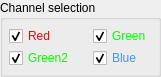
            <widget class="QGroupBox" name="grpChannelSelection">
             <property name="geometry">
              <rect>
               <x>120</x>
               <y>10</y>
               <width>161</width>
               <height>71</height>
              </rect>
             </property>
             <property name="minimumSize">
              <size>
               <width>140</width>
               <height>0</height>
              </size>
             </property>
             <property name="toolTip">
              <string>Channel selection to allow displaying data only from selected 
channels. The layout follow the matrix respective to 
row/column for easy spotting of defective rows/columns.</string>
             </property>
             <property name="title">
              <string>Channel selection</string>
             </property>
             <layout class="QGridLayout" name="gridLayout">
              <property name="leftMargin">
               <number>6</number>
              </property>
              <property name="topMargin">
               <number>6</number>
              </property>
              <property name="rightMargin">
               <number>6</number>
              </property>
              <property name="bottomMargin">
               <number>6</number>
              </property>
              <property name="spacing">
               <number>2</number>
              </property>
              <item row="0" column="0">
               <widget class="QCheckBox" name="checkR">
                <property name="enabled">
                 <bool>true</bool>
                </property>
                <property name="palette">
                 <palette>
                  <active>
                   <colorrole role="WindowText">
                    <brush brushstyle="SolidPattern">
                     <color alpha="255">
                      <red>255</red>
                      <green>0</green>
                      <blue>0</blue>
                     </color>
                    </brush>
                   </colorrole>
                  </active>
                  <inactive>
                   <colorrole role="WindowText">
                    <brush brushstyle="SolidPattern">
                     <color alpha="255">
                      <red>255</red>
                      <green>0</green>
                      <blue>0</blue>
                     </color>
                    </brush>
                   </colorrole>
                  </inactive>
                  <disabled>
                   <colorrole role="WindowText">
                    <brush brushstyle="SolidPattern">
                     <color alpha="255">
                      <red>120</red>
                      <green>120</green>
                      <blue>120</blue>
                     </color>
                    </brush>
                   </colorrole>
                  </disabled>
                 </palette>
                </property>
                <property name="toolTip">
                 <string>Red channel display on/off</string>
                </property>
                <property name="text">
                 <string>Red</string>
                </property>
                <property name="checked">
                 <bool>true</bool>
                </property>
               </widget>
              </item>
              <item row="0" column="2">
               <widget class="QCheckBox" name="checkG">
                <property name="enabled">
                 <bool>true</bool>
                </property>
                <property name="palette">
                 <palette>
                  <active>
                   <colorrole role="WindowText">
                    <brush brushstyle="SolidPattern">
                     <color alpha="255">
                      <red>0</red>
                      <green>255</green>
                      <blue>0</blue>
                     </color>
                    </brush>
                   </colorrole>
                  </active>
                  <inactive>
                   <colorrole role="WindowText">
                    <brush brushstyle="SolidPattern">
                     <color alpha="255">
                      <red>0</red>
                      <green>255</green>
                      <blue>0</blue>
                     </color>
                    </brush>
                   </colorrole>
                  </inactive>
                  <disabled>
                   <colorrole role="WindowText">
                    <brush brushstyle="SolidPattern">
                     <color alpha="255">
                      <red>120</red>
                      <green>120</green>
                      <blue>120</blue>
                     </color>
                    </brush>
                   </colorrole>
                  </disabled>
                 </palette>
                </property>
                <property name="toolTip">
                 <string>Green channel display on/off</string>
                </property>
                <property name="text">
                 <string>Green</string>
                </property>
                <property name="checked">
                 <bool>true</bool>
                </property>
               </widget>
              </item>
              <item row="1" column="0">
               <widget class="QCheckBox" name="checkG2">
                <property name="enabled">
                 <bool>true</bool>
                </property>
                <property name="palette">
                 <palette>
                  <active>
                   <colorrole role="WindowText">
                    <brush brushstyle="SolidPattern">
                     <color alpha="255">
                      <red>0</red>
                      <green>255</green>
                      <blue>0</blue>
                     </color>
                    </brush>
                   </colorrole>
                  </active>
                  <inactive>
                   <colorrole role="WindowText">
                    <brush brushstyle="SolidPattern">
                     <color alpha="255">
                      <red>0</red>
                      <green>255</green>
                      <blue>0</blue>
                     </color>
                    </brush>
                   </colorrole>
                  </inactive>
                  <disabled>
                   <colorrole role="WindowText">
                    <brush brushstyle="SolidPattern">
                     <color alpha="255">
                      <red>120</red>
                      <green>120</green>
                      <blue>120</blue>
                     </color>
                    </brush>
                   </colorrole>
                  </disabled>
                 </palette>
                </property>
                <property name="toolTip">
                 <string>Green2 channel display on/off</string>
                </property>
                <property name="text">
                 <string>Green2</string>
                </property>
                <property name="checked">
                 <bool>true</bool>
                </property>
               </widget>
              </item>
              <item row="1" column="2">
               <widget class="QCheckBox" name="checkB">
                <property name="enabled">
                 <bool>true</bool>
                </property>
                <property name="palette">
                 <palette>
                  <active>
                   <colorrole role="WindowText">
                    <brush brushstyle="SolidPattern">
                     <color alpha="255">
                      <red>51</red>
                      <green>153</green>
                      <blue>255</blue>
                     </color>
                    </brush>
                   </colorrole>
                  </active>
                  <inactive>
                   <colorrole role="WindowText">
                    <brush brushstyle="SolidPattern">
                     <color alpha="255">
                      <red>51</red>
                      <green>153</green>
                      <blue>255</blue>
                     </color>
                    </brush>
                   </colorrole>
                  </inactive>
                  <disabled>
                   <colorrole role="WindowText">
                    <brush brushstyle="SolidPattern">
                     <color alpha="255">
                      <red>120</red>
                      <green>120</green>
                      <blue>120</blue>
                     </color>
                    </brush>
                   </colorrole>
                  </disabled>
                 </palette>
                </property>
                <property name="toolTip">
                 <string>Blue channel display on/off</string>
                </property>
                <property name="text">
                 <string>Blue</string>
                </property>
                <property name="checked">
                 <bool>true</bool>
                </property>
               </widget>
              </item>
              <item row="0" column="1">
               <spacer name="horizontalSpacer_4">
                <property name="orientation">
                 <enum>Qt::Orientation::Horizontal</enum>
                </property>
                <property name="sizeHint" stdset="0">
                 <size>
                  <width>40</width>
                  <height>20</height>
                 </size>
                </property>
               </spacer>
              </item>
             </layout>
            </widget>
